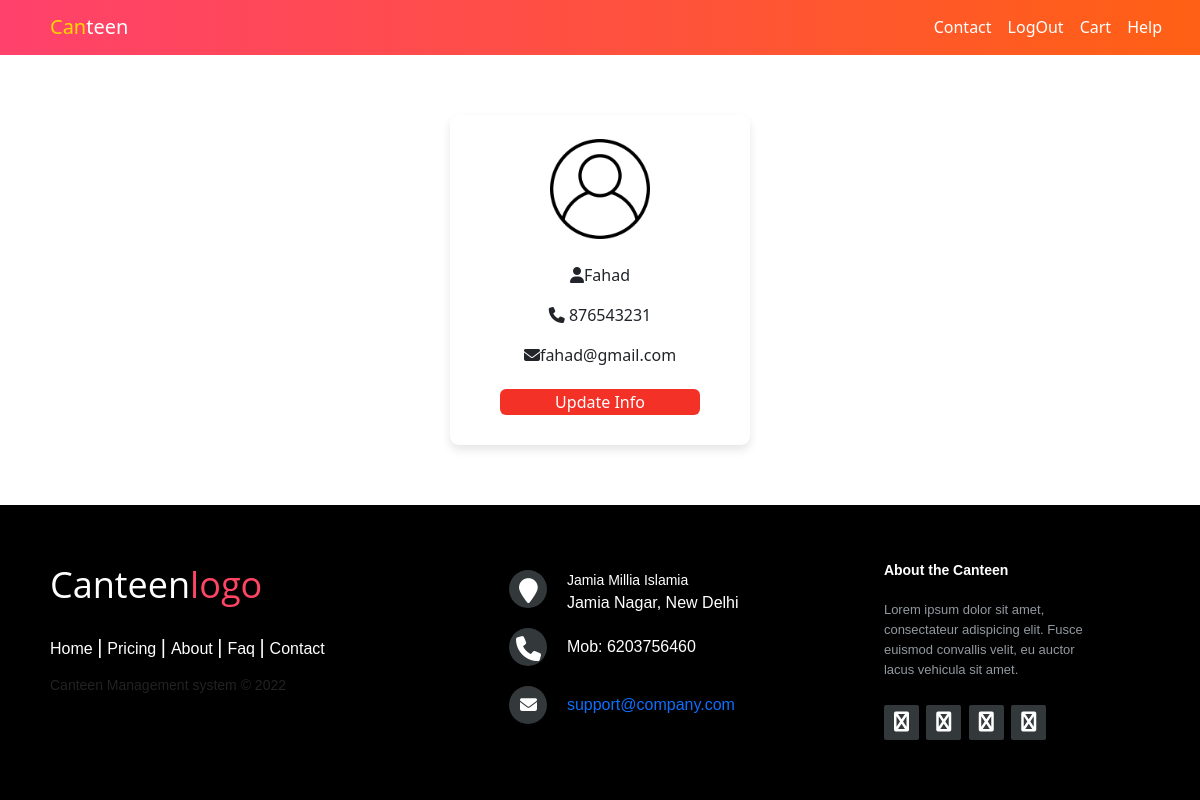
The page /profile.php (signed in) on the database its author committed.
### tables this page shows
CREATE TABLE `student` (
  `id` double NOT NULL,
  `name` tinytext NOT NULL,
  `email` tinytext NOT NULL,
  `contact` double NOT NULL,
  `password` text NOT NULL
);

### profile.php (the view, shortened to what this page needs)
<!-- <?php
@include 'config.php';
$id =$_SESSION['id'];
$sql = "SELECT `name`,`email`, `contact`  FROM `student` where id = '$id' ";
$result = $db->query($sql);
?> -->
<!DOCTYPE html>
<html lang="en">
<head>
    <link rel="stylesheet" href="footer.css">
    <link rel="stylesheet" href="profile.css">
    <link rel="stylesheet" href="style.css">
    <link href="https://cdn.jsdelivr.net/npm/bootstrap@5.2.0-beta1/dist/css/bootstrap.min.css" rel="stylesheet"
 />
    <link rel="stylesheet" href="navbar.css">
    <link rel="stylesheet" href="https://cdnjs.cloudflare.com/ajax/libs/font-awesome/4.7.0/css/font-awesome.min.css">
    <link rel="stylesheet" href="https://cdnjs.cloudflare.com/ajax/libs/font-awesome/6.1.1/css/all.min.css"
 />
</head>
<body>
    <nav class="navbar navbar-expand-lg navbar-dark">
        <a class="navbar-brand pageName" href="index.html"><span class="yellow">Can</span>teen</a>
        <div class="collapse navbar-collapse" id="navbarTogglerDemo01">
            <ul class="navbar-nav ms-auto">
                <li class="nav-item">
                    <a class="nav-link" href="#footer">Contact</a>
                </li>
                <?php if(isset($_SESSION['logged'])){?>
                <li class="nav-item">
                    <a class="nav-link" href="logout.php" value="LogOut">LogOut</a>
                </li>
                <?php }else{?>
                <li class="nav-item">
                    <a class="nav-link" href="login.php" value="Login">Login</a>
                </li>
                <?php }?>
                <li class="nav-item">
                    <a class="nav-link" href="checkout.php">Cart</a>
                </li>
                <li class="nav-item">
                    <a class="nav-link" href="help.html">Help</a>
                </li>
            </ul>
        </div>
    </nav>
    <section class="user-details">
        <div class="user">
        <?php if($result->num_rows>0){
            $list = $result->fetch_assoc();
            ?>
            <div class="profile">
                <img src="user-icon.png" alt="" width="100px">
                <br>
                <br>
                <p><i class="fas fa-user"></i><span><span><?php echo $list['name'];?></span></span></p>
                <p><i class="fas fa-phone"></i><span> <?php echo $list['contact'];?></span></p>
                <p><i class="fas fa-envelope"></i><span><?php echo $list['email'];?></span></p>
                <button class="box-btn" onclick="openForm()"> Update Info</button>
            </div>
            <?php }?>
        </div>
    </section>
    <footer class="footer-distributed" id="footer">
        <div class="footer-left">
            <h3>Canteen<span>logo</span></h3>
            <p class="footer-links">
                <a href="#" class="link-1">Home</a>
                <a href="#">Pricing</a>
                <a href="#">About</a>
                <a href="#">Faq</a>
                <a href="#">Contact</a>
            </p>
            <p class="footer-company-name">Canteen Management system © 2022</p>
        </div>
        <div class="footer-center">
            <div>
                <i class="fa fa-map-marker"></i>
                <p><span>Jamia Millia Islamia</span> Jamia Nagar, New Delhi</p>
            </div>
            <div>
                <i class="fa fa-phone"></i>
                <p>Mob: 6203756460</p>
            </div>
            <div>
                <i class="fa fa-envelope"></i>
                <p><a href="mailto:support@company.com">support@company.com</a></p>
            </div>
        </div>
        <div class="footer-right">
            <p class="footer-company-about">
                <span>About the Canteen</span>
                Lorem ipsum dolor sit amet, consectateur adispicing elit. Fusce euismod convallis velit, eu auctor lacus
                vehicula sit amet.
            </p>
            <div class="footer-icons">
                <a href="#"><i class="fa fa-facebook"></i></a>
                <a href="#"><i class="fa fa-twitter"></i></a>
                <a href="#"><i class="fa fa-linkedin"></i></a>
                <a href="#"><i class="fa fa-github"></i></a>
            </div>
        </div>
    </footer>
</body>
</html>

### footer.css (style rules this page uses)
.footer-distributed { background-color: #000000; box-shadow: 0 1px 1px 0 rgba(0, 0, 0, 0.12); box-sizing: border-box; width: 100%; text-align: left; font: bold 16px sans-serif; padding: 55px 50px; }
.footer-distributed .footer-left, .footer-distributed .footer-center, .footer-distributed .footer-right { display: inline-block; vertical-align: top; }
.footer-distributed .footer-left { width: 40%; }
.footer-distributed h3 { color: #ffffff; font: normal 36px 'Open Sans', cursive; margin: 0; }
.footer-distributed h3 span { color: #ff4563; }
.footer-distributed .footer-links { color: #ffffff; margin: 20px 0 12px; padding: 0; }
.footer-distributed .footer-links a { display:inline-block; line-height: 1.8; font-weight:400; text-decoration: none; color: inherit; }
.footer-distributed .footer-company-name { color: #222; font-size: 14px; font-weight: normal; margin: 0; }
.footer-distributed .footer-center { width: 35%; }
.footer-distributed .footer-center i { background-color: #33383b; color: #ffffff; font-size: 25px; width: 38px; height: 38px; border-radius: 50%; text-align: center; line-height: 42px; margin: 10px 15px; vertical-align: middle; }
.footer-distributed .footer-center i.fa-envelope { font-size: 17px; line-height: 38px; }
.footer-distributed .footer-center p { display: inline-block; color: #ffffff; font-weight:400; vertical-align: middle; margin:0; }
.footer-distributed .footer-center p span { display:block; font-weight: normal; font-size:14px; line-height:2; }
.footer-distributed .footer-center p a { color:linear-gradient(to right, #FF416C, #ff6014); text-decoration: none;; }
.footer-distributed .footer-links a:before { content: "|"; font-weight:300; font-size: 20px; left: 0; color: #fff; display: inline-block; padding-right: 5px; }
.footer-distributed .footer-links .link-1:before { content: none; }
.footer-distributed .footer-right { width: 20%; }
.footer-distributed .footer-company-about { line-height: 20px; color: #92999f; font-size: 13px; font-weight: normal; margin: 0; }
.footer-distributed .footer-company-about span { display: block; color: #ffffff; font-size: 14px; font-weight: bold; margin-bottom: 20px; }
.footer-distributed .footer-icons { margin-top: 25px; }
.footer-distributed .footer-icons a { display: inline-block; width: 35px; height: 35px; cursor: pointer; background-color: #33383b; border-radius: 2px; font-size: 20px; color: #ffffff; text-align: center; line-height: 35px; margin-right: 3px; margin-bottom: 5px; }

### profile.css (style rules this page uses)
.user-details { display: flex; }
.user { background-color: rgb(136, 159, 136); background-color: #fff; border-radius: 9px; box-shadow: 0 5px 10px rgb(0 0 0 / 10%); text-align: justify; margin: 5% auto 5% auto; padding: 2% 0 2% 0; width: 25%; }
.profile { text-align: center; }

### style.css (style rules this page uses)
body { background-color: #fbefe4; }
.box-btn { background-color: #f43127; color: #fff ; width: 200px; border: none; margin-top: 2%; margin-bottom: 2%; border-radius: 6px; }

### navbar.css (style rules this page uses)
.navbar { background: linear-gradient(to right, #FF416C, #ff6014); position: sticky; width: 100vw; margin-top: -1px; }
.yellow { color: gold; }
.navbar-brand,.nav-link { color: #fff; font-weight: 500; }
.collapse { padding-right:30px ; }
.pageName { padding-left: 50px; }

### rows shown on the page
student: name "Fahad", contact "876543231", email "fahad@gmail.com"
